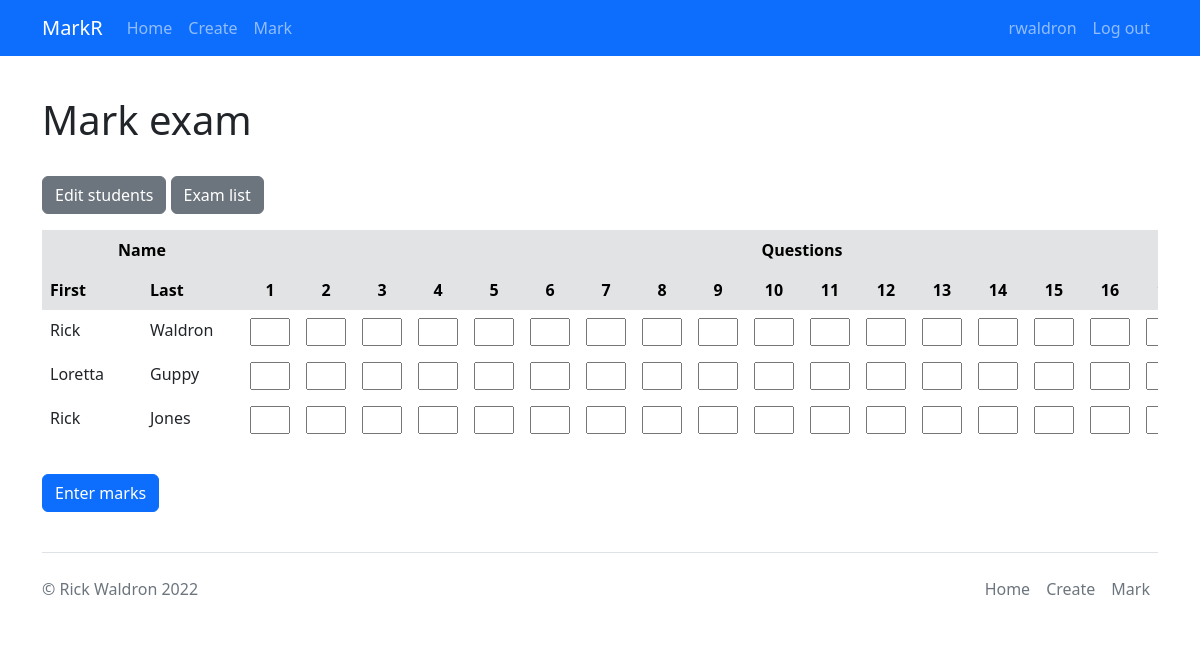
/home/mark_exam/21 (signed in), run on the app's committed database.
### tables this page shows
CREATE TABLE `results` (
  `student_id` int(9) NOT NULL,
  `first_name` varchar(255) DEFAULT NULL,
  `last_name` varchar(255) DEFAULT NULL,
  `exam_id` int(9) DEFAULT NULL,
  `q_1` int(3) DEFAULT NULL,
  `q_2` int(3) DEFAULT NULL,
  `q_3` int(3) DEFAULT NULL,
  `q_4` int(3) DEFAULT NULL,
  `q_5` int(3) DEFAULT NULL,
  `q_6` int(3) DEFAULT NULL,
  `q_7` int(3) DEFAULT NULL,
  `q_8` int(3) DEFAULT NULL,
  `q_9` int(3) DEFAULT NULL,
  `q_10` int(3) DEFAULT NULL,
  `q_11` int(3) DEFAULT NULL,
  `q_12` int(3) DEFAULT NULL,
  `q_13` int(3) DEFAULT NULL,
  `q_14` int(3) DEFAULT NULL,
  `q_15` int(3) DEFAULT NULL,
  `q_16` int(3) DEFAULT NULL,
  `q_17` int(3) DEFAULT NULL,
  `q_18` int(3) DEFAULT NULL,
  `q_19` int(3) DEFAULT NULL,
  `q_20` int(3) DEFAULT NULL,
  `q_21` int(3) DEFAULT NULL,
  `q_22` int(3) DEFAULT NULL,
  `q_23` int(3) DEFAULT NULL,
  `q_24` int(3) DEFAULT NULL,
  `q_25` int(3) DEFAULT NULL,
  `q_26` int(3) DEFAULT NULL,
  `q_27` int(3) DEFAULT NULL,
  `q_28` int(3) DEFAULT NULL,
  `q_29` int(3) DEFAULT NULL,
  `q_30` int(3) DEFAULT NULL,
  `q_31` int(3) DEFAULT NULL,
  `q_32` int(3) DEFAULT NULL,
  `q_33` int(3) DEFAULT NULL,
  `q_34` int(3) DEFAULT NULL,
  `q_35` int(3) DEFAULT NULL,
  `q_36` int(3) DEFAULT NULL,
  `q_37` int(3) DEFAULT NULL,
  `q_38` int(3) DEFAULT NULL,
  `q_39` int(3) DEFAULT NULL,
  `q_40` int(3) DEFAULT NULL,
  `q_41` int(3) DEFAULT NULL,
  `q_42` int(3) DEFAULT NULL,
  `q_43` int(3) DEFAULT NULL,
  `q_44` int(3) DEFAULT NULL,
  `q_45` int(3) DEFAULT NULL,
  `q_46` int(3) DEFAULT NULL,
  `q_47` int(3) DEFAULT NULL,
  `q_48` int(3) DEFAULT NULL,
  `q_49` int(3) DEFAULT NULL,
  `q_50` int(3) DEFAULT NULL
);

### app/controllers/home.php (called while the page is built, shortened)
<?php
class Home extends Controller
{
    public function mark_exam($exam_id)
    {
        $results = $this->model('Results')->mark_exam($exam_id);
        $exam = $this->model('Exam')->get_exam($exam_id);
        $this->view('/home/mark_exam', $results, $exam);
    }
}

### app/core/App.php (called while the page is built, shortened)
<?php
class App
{
    protected $method = 'index';
    public function __construct()
    {
        $url = $this->parseUrl();
        if(isset($url[0]))
        {
            if(file_exists('../app/controllers/' . $url[0] . '.php'))
            {
                unset($url[0]);
            }
        }
        $this->controller = new $controller;
        if(isset($url[1]))
        {
            if(method_exists($this->controller, $url[1]))
            {
                $this->method = $url[1];
                unset($url[1]);
            }
        }
        $this->params = $url ? array_values($url) : [];
        call_user_func_array([$this->controller, $this->method], $this->params);
    }
    public function parseUrl()
    {
        if(isset($_GET['url']))
        {
            $url = explode('/', filter_var(rtrim($_GET['url'], '/'), FILTER_SANITIZE_URL));
            return $url;
        }
    }
}

### public/index.php (called while the page is built, shortened)
<?php
$app = new App\Core\App;

### app/models/Exam.php (called while the page is built, shortened)
<?php
class Exam extends Model
{
    public function get_exam($exam_id)
    {
        $sql = 'SELECT * FROM exams WHERE exam_id = :exam_id';
        $stmt = self::$conn->prepare($sql);
        $stmt->execute(['exam_id'=>$exam_id]);
        $stmt->setFetchMode(\PDO::FETCH_CLASS, 'App\Model\Exam');
        return $stmt->fetch();
    }
}

### app/models/Results.php (called while the page is built, shortened)
<?php
class Results extends Model
{
    public function mark_exam($exam_id)
    {
        $sql = 'SELECT * FROM results WHERE exam_id = :exam_id';
        $stmt = self::$conn->prepare($sql);
        $stmt->execute(['exam_id'=>$exam_id]);
        $stmt->setFetchMode(\PDO::FETCH_CLASS, 'App\Model\Results');
        return $stmt->fetchAll();
    }
}

### app/core/Model.php (called while the page is built, shortened)
<?php
class Model
{
    protected static $conn = null;
    public function __construct()
    {
        if(self::$conn == null)
        {
            try
            {
                $host = "localhost";
                $user = "root";
                $pw = "";
                $db = "markr";
                self::$conn = new \PDO("mysql:host=$host;dbname=$db",$user,$pw);
            }
            catch (\PDOException $e)
            {
                $url = parse_url(getenv("CLEARDB_DATABASE_URL"));
                $host = $url["host"];
                $user = $url["user"];
                $pw = $url["pass"];
                $db = substr($url["path"], 1);
                self::$conn = new \PDO("mysql:host=$host;dbname=$db",$user,$pw);
            }
        }
    }
}

### app/views/home/mark_exam.php (the view, shortened to what this page needs)
<?php
  include __DIR__ . '/../template/header.php';
?>
<main class="container pt-5">
  <div class="pt-5 pl-0 rounded">
    <h1>Mark exam</h1>
    <br>
    <a href="/home/student_list/<?=$extra_data->exam_id;?>" class="btn btn-secondary mb-3" role="button">Edit students</a>
    <a href="/home/exam_list/<?=$_SESSION['user_id'];?>" class="btn btn-secondary mb-3" role="button">Exam list</a>
    <br>
    <form action="" method="post">
      <div class="overflow-auto">
      <?php
          if ($data == null)
          {
            echo "<p>This exam has no students yet!</p>";
          }
          else
          {
            $count = $extra_data->no_of_questions;
            echo "<table class='table table-borderless table-marking'>
            <thead class='table-secondary'><tr><th colspan='2' style='text-align:center;'>Name</th><th colspan=$count style='text-align:center;'>Questions</th></tr></thead>
            <thead class='table-secondary'><tr><th class='name-columns'>First</th><th class='name-columns'>Last</th>";
            for ($i = 1; $i <= $count; $i++)
              {
                echo "<th style='text-align:center;'>$i</th>";
              }
            echo "</tr></thead>";
            echo "<div class='form-group'>";
            foreach($data as $exam)
            {
              echo "<tr>
              <td class='name-columns'>$exam->first_name</td>
              <td class='name-columns'>$exam->last_name</td>";
              for ($i = 1; $i <= $count; $i++)
              {
                $q = 'q_' . $i;
                $mark = $exam->{$q};
                echo "<td><input type='number' name=$q value=$mark></td>";
              }
              echo "</div>";
            }
          }
      ?>
      <input type="submit" name="action" value="Enter marks" class="btn btn-primary mb-3 mt-3"/>
</main>
<?php
  include __DIR__ . '/../template/footer.php';
?>

### app/views/template/header.php (style rules this page uses)
tr>td>input { margin: 0; padding: 0; width: 40px; }
.name-columns { min-width: 100px; }

### data on the page
results: first_name "Rick", last_name "Waldron"
results: first_name "Loretta", last_name "Guppy"
results: first_name "Rick", last_name "Jones"

### other printed values
$_SESSION['username'] "rwaldron"
